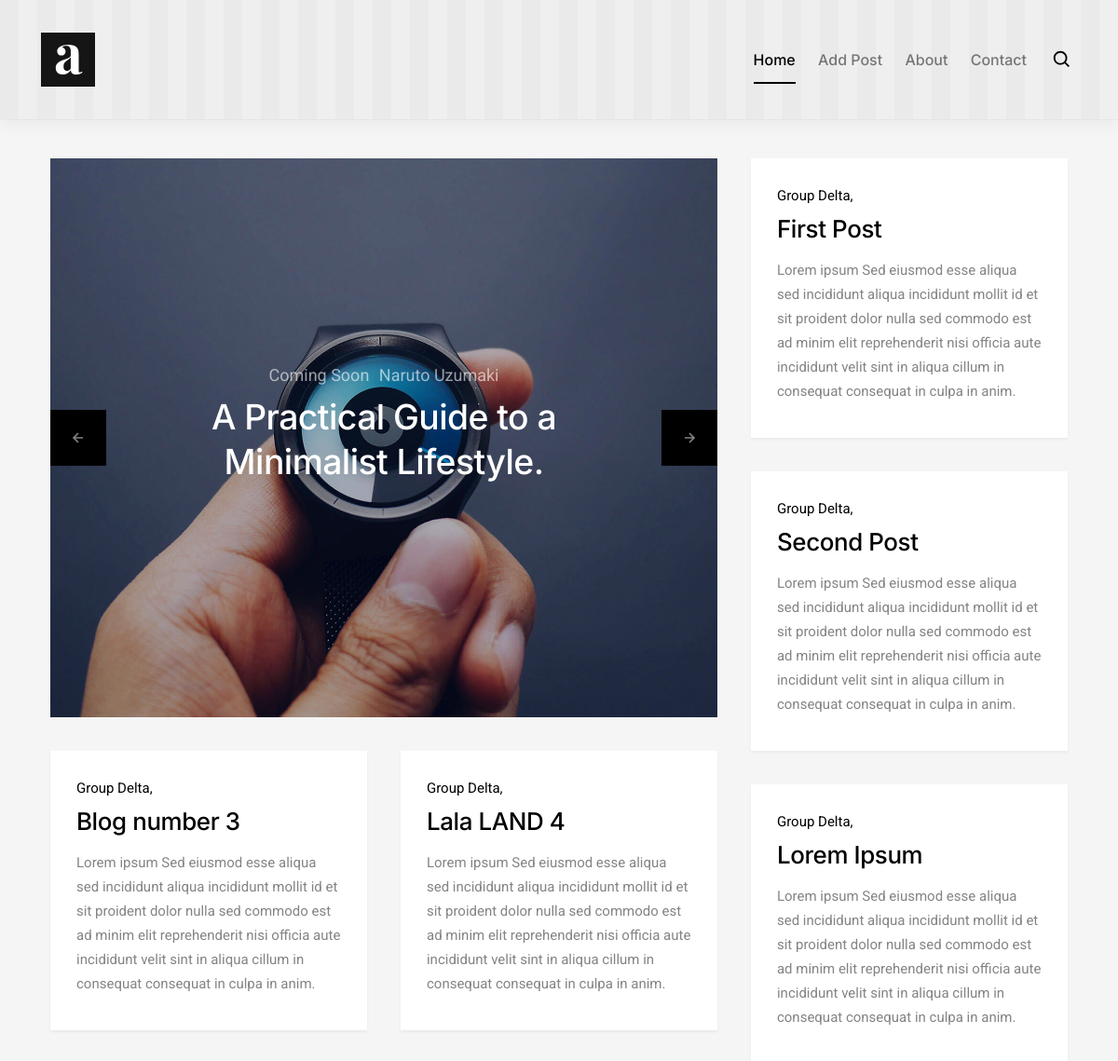
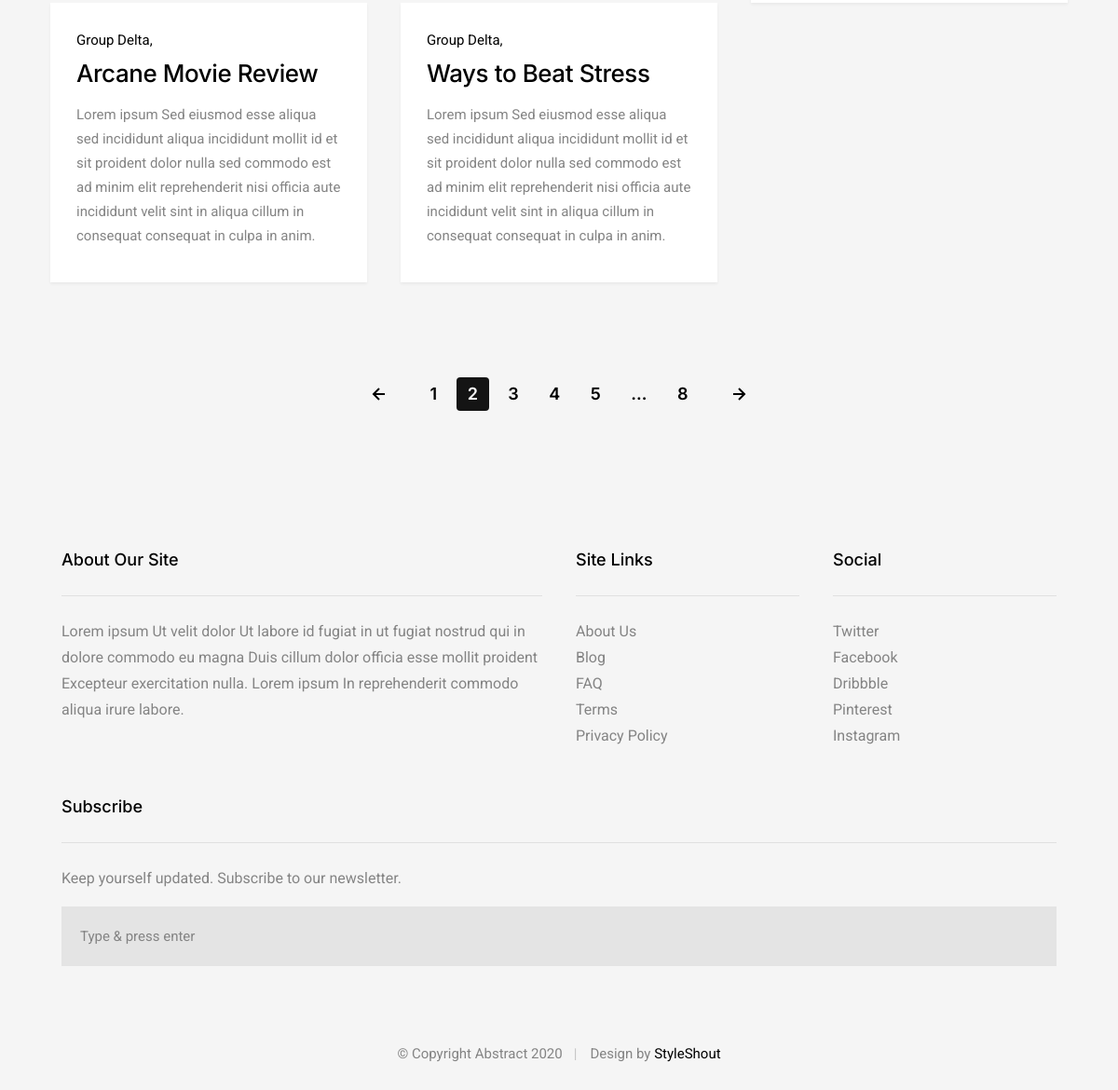
The page / on the database its author committed (2 pictures, top to bottom).
### base/models.py (models this page shows, shortened)
class Post(models.Model):
    title = models.CharField(max_length= 255)
    title_tag = models.CharField(max_length= 255) # TO ADD A DEFAULT TITLE TAG, default = "Delta Blog"
    author = models.ForeignKey(User, on_delete=models.CASCADE)
    body =  models.TextField()

### base/views.py (the view)
# urls.py: path('', HomeView.as_view(), name="home"),
class HomeView(ListView):
    model = Post
    template_name = 'base/index.html'

### base/templates/base/index.html (shortened to what this page needs)
{% load static %}
{% block content %}
<!DOCTYPE html>
<html class="no-js" lang="en">
<head>
    <link rel="stylesheet" href="{% static 'css/styles.css' %}">
    <link rel="stylesheet" href="{% static 'css/vendor.css' %}">
</head>
<body id="top">
    <header class="s-header">
        <div class="row s-header__content">
            <div class="s-header__logo">
                <a class="logo" href="#">
                    <img src="{% static 'images/logo.svg' %}" alt="Homepage">
                </a>
            </div>
            <nav class="s-header__nav-wrap">
                <ul class="s-header__nav">
                    <li class="current"><a href="{% url 'home' %}" title="">Home</a></li>
                    <li><a href="{% url 'add_post' %}" title="">Add Post</a></li>
                    <li><a href="{% url 'About' %}" title="">About</a></li>
                    <li><a href="{% url 'Contact Us' %}" title="">Contact</a></li>
                </ul>
            </nav>
            <a class="s-header__search-trigger" href="#">
                <svg xmlns="http://www.w3.org/2000/svg" viewBox="0 0 24 24"><path d="M10 18a7.952 7.952 0 004.897-1.688l4.396 4.396 1.414-1.414-4.396-4.396A7.952 7.952 0 0018 10c0-4.411-3.589-8-8-8s-8 3.589-8 8 3.589 8 8 8zm0-14c3.309 0 6 2.691 6 6s-2.691 6-6 6-6-2.691-6-6 2.691-6 6-6z"></path></svg>
            </a>
        </div>
    </header>
    <section class="s-bricks">
        <div class="masonry">
            <div class="bricks-wrapper h-group">
                <div class="brick entry featured-grid animate-this">
                    <div class="entry__content">
                        <div class="featured-post-slider">
                            <div class="featured-post-slide">
                                <div class="f-slide">
                                    <div class="f-slide__background" style="background-image:url('staticfiles/images/thumbs/featured/featured-1.jpg');"></div>
                                    <div class="f-slide__overlay"></div>
                                    <div class="f-slide__content">
                                        <ul class="f-slide__meta">
                                            <li>Coming Soon</li>
                                            <li><a href="#" >Naruto Uzumaki</a></li>
                                        </ul>
                                        <h1 class="f-slide__title"><a href="#" title="">A Practical Guide to a Minimalist Lifestyle.</a></h1>
                                    </div>
                                </div>
                            </div>
                        </div>
                        <div class="featured-post-nav">
                            <button class="featured-post-nav__prev">
                                <svg xmlns="http://www.w3.org/2000/svg" width="24" height="24" viewBox="0 0 24 24"><path d="M12.707 17.293L8.414 13H18v-2H8.414l4.293-4.293-1.414-1.414L4.586 12l6.707 6.707z"></path></svg>
                            </button>
                            <button class="featured-post-nav__next">
                                <svg xmlns="http://www.w3.org/2000/svg" width="24" height="24" viewBox="0 0 24 24"><path d="M11.293 17.293l1.414 1.414L19.414 12l-6.707-6.707-1.414 1.414L15.586 11H6v2h9.586z"></path></svg>
                            </button>
                        </div>
                    </div>
                </div>
                {% for post in object_list %}
                <article class="brick entry format-standard animate-this">
                    <div class="entry__text">
                        <div class="entry__header">
                            <div class="entry__meta">
                                <span class="entry__cat-links">
                                    <a href="#">{{ post.author.first_name }}</a>
                                </span>
                            </div>
                            <h1 class="entry__title"><a href="{% url 'article-detail' post.pk%}">{{ post.title }}</a></h1>
                        </div>
                        <div class="entry__excerpt">
                            <p>
                                Lorem ipsum Sed eiusmod esse aliqua sed incididunt aliqua incididunt mollit id et sit proident dolor nulla sed commodo est ad minim elit reprehenderit nisi officia aute incididunt velit sint in aliqua cillum in consequat consequat in culpa in anim.
                            </p>
                        </div>
                    </div>
                </article>
            {%endfor%}
            </div>
        </div>
        <div class="row">
            <div class="column large-12">
                <nav class="pgn">
                    <ul>
                        <li>
                            <a class="pgn__prev" href="#0">
                                <svg xmlns="http://www.w3.org/2000/svg" width="24" height="24" viewBox="0 0 24 24"><path d="M12.707 17.293L8.414 13H18v-2H8.414l4.293-4.293-1.414-1.414L4.586 12l6.707 6.707z"></path></svg>
                            </a>
                        </li>
                        <li><a class="pgn__num" href="#0">1</a></li>
                        <li><span class="pgn__num current">2</span></li>
                        <li><a class="pgn__num" href="#0">3</a></li>
                        <li><a class="pgn__num" href="#0">4</a></li>
                        <li><a class="pgn__num" href="#0">5</a></li>
                        <li><span class="pgn__num dots">…</span></li>
                        <li><a class="pgn__num" href="#0">8</a></li>
                        <li>
                            <a class="pgn__next" href="#0">
                                <svg xmlns="http://www.w3.org/2000/svg" width="24" height="24" viewBox="0 0 24 24"><path d="M11.293 17.293l1.414 1.414L19.414 12l-6.707-6.707-1.414 1.414L15.586 11H6v2h9.586z"></path></svg>
                            </a>
                        </li>
                    </ul>
                </nav>
            </div>
        </div>
    </section>
    <footer class="s-footer">
        <div class="s-footer__main">
            <div class="row">
                <div class="column large-4 medium-6 tab-12 s-footer__info">
                    <h5>About Our Site</h5>
                    <p>
                    Lorem ipsum Ut velit dolor Ut labore id fugiat in ut fugiat nostrud qui in dolore commodo eu magna Duis cillum dolor officia esse mollit proident Excepteur exercitation nulla. Lorem ipsum In reprehenderit commodo aliqua irure labore.
                    </p>
                </div>
                <div class="column large-2 medium-3 tab-6 s-footer__site-links">
                    <h5>Site Links</h5>
                    <ul>
                        <li><a href="#0">About Us</a></li>
                        <li><a href="#0">Blog</a></li>
                        <li><a href="#0">FAQ</a></li>
                        <li><a href="#0">Terms</a></li>
                        <li><a href="#0">Privacy Policy</a></li>
                    </ul>
                </div>
                <div class="column large-2 medium-3 tab-6 s-footer__social-links">
                    <h5>Social</h5>
                    <ul>
                        <li><a href="#0">Twitter</a></li>
                        <li><a href="#0">Facebook</a></li>
                        <li><a href="#0">Dribbble</a></li>
                        <li><a href="#0">Pinterest</a></li>
                        <li><a href="#0">Instagram</a></li>
                    </ul>
                </div>
                <div class="column large-4 medium-12 s-footer__subscribe">
                    <h5>Subscribe</h5>
                    <p>Keep yourself updated. Subscribe to our newsletter.</p>
                    <div class="subscribe-form">
                        <form id="mc-form" class="group" novalidate="true">
                            <input type="email" value="" name="dEmail" class="email" id="mc-email" placeholder="Type &amp; press enter" required="">
                        </form>
                    </div>
                </div>
            </div>
        </div>
        <div class="s-footer__bottom">
            <div class="row">
                <div class="column">
                    <div class="ss-copyright">
                        <span>© Copyright Abstract 2020</span>
                        <span>Design by <a href="https://www.styleshout.com/">StyleShout</a></span>
                    </div>
                </div>
            </div>
        </div>
   </footer>
</body>
</html>
{% endblock %}

### rows shown on the page
Post: author.first_name "Group Delta", title "First Post"
Post: author.first_name "Group Delta", title "Second Post"
Post: author.first_name "Group Delta", title "Blog number 3"
Post: author.first_name "Group Delta", title "Lala LAND 4"
Post: author.first_name "Group Delta", title "Lorem Ipsum"
Post: author.first_name "Group Delta", title "Arcane Movie Review"
Post: author.first_name "Group Delta", title "Ways to Beat Stress"
